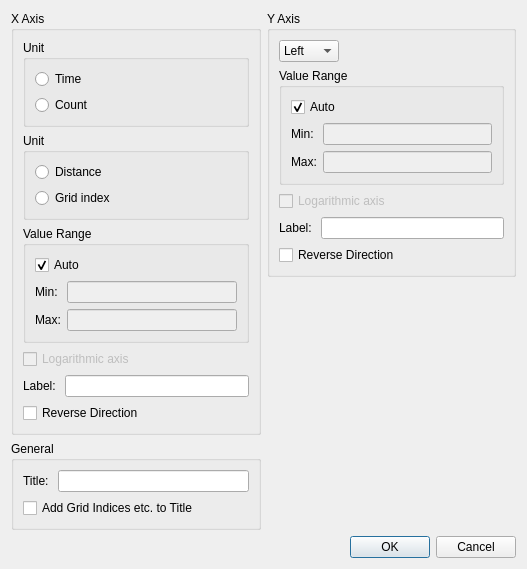
<?xml version="1.0" encoding="UTF-8"?>
<ui version="4.0">
 <class>Graph2dVerificationSettingDialog</class>
 <widget class="QDialog" name="Graph2dVerificationSettingDialog">
  <property name="geometry">
   <rect>
    <x>0</x>
    <y>0</y>
    <width>527</width>
    <height>506</height>
   </rect>
  </property>
  <property name="windowTitle">
   <string>Axis Setting</string>
  </property>
  <layout class="QVBoxLayout" name="verticalLayout_10">
   <item>
    <layout class="QHBoxLayout" name="horizontalLayout_5">
     <item>
      <layout class="QVBoxLayout" name="verticalLayout_9">
       <item>
        <widget class="QGroupBox" name="xAxisGroupBox">
         <property name="title">
          <string>X Axis</string>
         </property>
         <layout class="QVBoxLayout" name="verticalLayout_4">
          <item>
           <widget class="QGroupBox" name="xAxisTimeGroupBox">
            <property name="title">
             <string>Unit</string>
            </property>
            <layout class="QVBoxLayout" name="verticalLayout">
             <item>
              <widget class="QRadioButton" name="xAxisTimeRadioButton">
               <property name="text">
                <string>Time</string>
               </property>
              </widget>
             </item>
             <item>
              <widget class="QRadioButton" name="xAxisTimestepRadioButton">
               <property name="text">
                <string>Count</string>
               </property>
              </widget>
             </item>
            </layout>
           </widget>
          </item>
          <item>
           <widget class="QGroupBox" name="xAxisDistanceGroupBox">
            <property name="title">
             <string>Unit</string>
            </property>
            <layout class="QVBoxLayout" name="verticalLayout_2">
             <item>
              <widget class="QRadioButton" name="xAxisDistanceRadioButton">
               <property name="text">
                <string>Distance</string>
               </property>
              </widget>
             </item>
             <item>
              <widget class="QRadioButton" name="xAxisGridindexRadioButton">
               <property name="text">
                <string>Grid index</string>
               </property>
              </widget>
             </item>
            </layout>
           </widget>
          </item>
          <item>
           <widget class="QGroupBox" name="xAxisValueRangeGroupBox">
            <property name="title">
             <string>Value Range</string>
            </property>
            <layout class="QVBoxLayout" name="verticalLayout_6">
             <item>
              <widget class="QCheckBox" name="xAxisValueRangeAutoCheckBox">
               <property name="text">
                <string>Auto</string>
               </property>
               <property name="checked">
                <bool>true</bool>
               </property>
              </widget>
             </item>
             <item>
              <layout class="QGridLayout" name="gridLayout_2">
               <item row="0" column="0">
                <widget class="QLabel" name="xAxisMinLabel">
                 <property name="text">
                  <string>Min:</string>
                 </property>
                </widget>
               </item>
               <item row="0" column="1">
                <widget class="RealNumberEditWidget" name="xAxisMinEdit">
                 <property name="enabled">
                  <bool>false</bool>
                 </property>
                </widget>
               </item>
               <item row="1" column="0">
                <widget class="QLabel" name="xAxisMaxLabel">
                 <property name="text">
                  <string>Max:</string>
                 </property>
                </widget>
               </item>
               <item row="1" column="1">
                <widget class="RealNumberEditWidget" name="xAxisMaxEdit">
                 <property name="enabled">
                  <bool>false</bool>
                 </property>
                </widget>
               </item>
              </layout>
             </item>
            </layout>
           </widget>
          </item>
          <item>
           <widget class="QCheckBox" name="xAxisLogCheckBox">
            <property name="enabled">
             <bool>false</bool>
            </property>
            <property name="text">
             <string>Logarithmic axis</string>
            </property>
           </widget>
          </item>
          <item>
           <layout class="QHBoxLayout" name="horizontalLayout">
            <item>
             <widget class="QLabel" name="xAxisLabelLabel">
              <property name="text">
               <string>Label: </string>
              </property>
             </widget>
            </item>
            <item>
             <widget class="QLineEdit" name="xAxisLabelEdit"/>
            </item>
           </layout>
          </item>
          <item>
           <widget class="QCheckBox" name="xAxisReverseCheckBox">
            <property name="text">
             <string>Reverse Direction</string>
            </property>
           </widget>
          </item>
         </layout>
        </widget>
       </item>
       <item>
        <widget class="QGroupBox" name="generalGroupBox">
         <property name="title">
          <string>General</string>
         </property>
         <layout class="QVBoxLayout" name="verticalLayout_5">
          <item>
           <layout class="QHBoxLayout" name="horizontalLayout_3">
            <item>
             <widget class="QLabel" name="titleLabel">
              <property name="text">
               <string>Title: </string>
              </property>
             </widget>
            </item>
            <item>
             <widget class="QLineEdit" name="titleEdit"/>
            </item>
           </layout>
          </item>
          <item>
           <widget class="QCheckBox" name="showTimeCheckBox">
            <property name="text">
             <string>Add Grid Indices etc. to Title</string>
            </property>
           </widget>
          </item>
         </layout>
        </widget>
       </item>
       <item>
        <spacer name="verticalSpacer_2">
         <property name="orientation">
          <enum>Qt::Vertical</enum>
         </property>
         <property name="sizeHint" stdset="0">
          <size>
           <width>20</width>
           <height>18</height>
          </size>
         </property>
        </spacer>
       </item>
      </layout>
     </item>
     <item>
      <layout class="QVBoxLayout" name="verticalLayout_8">
       <item>
        <widget class="QGroupBox" name="yAxisGroupBox">
         <property name="title">
          <string>Y Axis</string>
         </property>
         <layout class="QVBoxLayout" name="verticalLayout_7">
          <item>
           <layout class="QHBoxLayout" name="horizontalLayout_4">
            <item>
             <widget class="QComboBox" name="yAxisSideComboBox">
              <item>
               <property name="text">
                <string>Left</string>
               </property>
              </item>
              <item>
               <property name="text">
                <string>Right</string>
               </property>
              </item>
             </widget>
            </item>
            <item>
             <spacer name="horizontalSpacer">
              <property name="orientation">
               <enum>Qt::Horizontal</enum>
              </property>
              <property name="sizeHint" stdset="0">
               <size>
                <width>40</width>
                <height>20</height>
               </size>
              </property>
             </spacer>
            </item>
           </layout>
          </item>
          <item>
           <widget class="QGroupBox" name="yAxisValueRangeGroupBox">
            <property name="title">
             <string>Value Range</string>
            </property>
            <layout class="QVBoxLayout" name="verticalLayout_3">
             <item>
              <widget class="QCheckBox" name="yAxisValueRangeAutoCheckBox">
               <property name="text">
                <string>Auto</string>
               </property>
               <property name="checked">
                <bool>true</bool>
               </property>
              </widget>
             </item>
             <item>
              <layout class="QGridLayout" name="gridLayout">
               <item row="0" column="0">
                <widget class="QLabel" name="yAxisMinLabel">
                 <property name="text">
                  <string>Min:</string>
                 </property>
                </widget>
               </item>
               <item row="0" column="1">
                <widget class="RealNumberEditWidget" name="yAxisMinEdit">
                 <property name="enabled">
                  <bool>false</bool>
                 </property>
                </widget>
               </item>
               <item row="1" column="0">
                <widget class="QLabel" name="yAxisMaxLabel">
                 <property name="text">
                  <string>Max:</string>
                 </property>
                </widget>
               </item>
               <item row="1" column="1">
                <widget class="RealNumberEditWidget" name="yAxisMaxEdit">
                 <property name="enabled">
                  <bool>false</bool>
                 </property>
                </widget>
               </item>
              </layout>
             </item>
            </layout>
           </widget>
          </item>
          <item>
           <widget class="QCheckBox" name="yAxisLogCheckBox">
            <property name="enabled">
             <bool>false</bool>
            </property>
            <property name="text">
             <string>Logarithmic axis</string>
            </property>
           </widget>
          </item>
          <item>
           <layout class="QHBoxLayout" name="horizontalLayout_2">
            <item>
             <widget class="QLabel" name="yAxisLabelLabel">
              <property name="text">
               <string>Label: </string>
              </property>
             </widget>
            </item>
            <item>
             <widget class="QLineEdit" name="yAxisLabelEdit"/>
            </item>
           </layout>
          </item>
          <item>
           <widget class="QCheckBox" name="yAxisReverseCheckBox">
            <property name="text">
             <string>Reverse Direction</string>
            </property>
           </widget>
          </item>
         </layout>
        </widget>
       </item>
       <item>
        <spacer name="verticalSpacer_3">
         <property name="orientation">
          <enum>Qt::Vertical</enum>
         </property>
         <property name="sizeHint" stdset="0">
          <size>
           <width>20</width>
           <height>40</height>
          </size>
         </property>
        </spacer>
       </item>
      </layout>
     </item>
    </layout>
   </item>
   <item>
    <widget class="QDialogButtonBox" name="buttonBox">
     <property name="orientation">
      <enum>Qt::Horizontal</enum>
     </property>
     <property name="standardButtons">
      <set>QDialogButtonBox::Cancel|QDialogButtonBox::Ok</set>
     </property>
    </widget>
   </item>
  </layout>
 </widget>
 <customwidgets>
  <customwidget>
   <class>RealNumberEditWidget</class>
   <extends>QLineEdit</extends>
   <header>guibase/widget/realnumbereditwidget.h</header>
  </customwidget>
 </customwidgets>
 <resources/>
 <connections>
  <connection>
   <sender>buttonBox</sender>
   <signal>accepted()</signal>
   <receiver>Graph2dVerificationSettingDialog</receiver>
   <slot>accept()</slot>
   <hints>
    <hint type="sourcelabel">
     <x>403</x>
     <y>496</y>
    </hint>
    <hint type="destinationlabel">
     <x>157</x>
     <y>274</y>
    </hint>
   </hints>
  </connection>
  <connection>
   <sender>buttonBox</sender>
   <signal>rejected()</signal>
   <receiver>Graph2dVerificationSettingDialog</receiver>
   <slot>reject()</slot>
   <hints>
    <hint type="sourcelabel">
     <x>403</x>
     <y>496</y>
    </hint>
    <hint type="destinationlabel">
     <x>286</x>
     <y>274</y>
    </hint>
   </hints>
  </connection>
  <connection>
   <sender>yAxisValueRangeAutoCheckBox</sender>
   <signal>toggled(bool)</signal>
   <receiver>yAxisMaxEdit</receiver>
   <slot>setDisabled(bool)</slot>
   <hints>
    <hint type="sourcelabel">
     <x>474</x>
     <y>98</y>
    </hint>
    <hint type="destinationlabel">
     <x>494</x>
     <y>151</y>
    </hint>
   </hints>
  </connection>
  <connection>
   <sender>yAxisValueRangeAutoCheckBox</sender>
   <signal>toggled(bool)</signal>
   <receiver>yAxisMinEdit</receiver>
   <slot>setDisabled(bool)</slot>
   <hints>
    <hint type="sourcelabel">
     <x>317</x>
     <y>88</y>
    </hint>
    <hint type="destinationlabel">
     <x>494</x>
     <y>125</y>
    </hint>
   </hints>
  </connection>
  <connection>
   <sender>xAxisValueRangeAutoCheckBox</sender>
   <signal>toggled(bool)</signal>
   <receiver>xAxisMinEdit</receiver>
   <slot>setDisabled(bool)</slot>
   <hints>
    <hint type="sourcelabel">
     <x>48</x>
     <y>213</y>
    </hint>
    <hint type="destinationlabel">
     <x>64</x>
     <y>238</y>
    </hint>
   </hints>
  </connection>
  <connection>
   <sender>xAxisValueRangeAutoCheckBox</sender>
   <signal>toggled(bool)</signal>
   <receiver>xAxisMaxEdit</receiver>
   <slot>setDisabled(bool)</slot>
   <hints>
    <hint type="sourcelabel">
     <x>70</x>
     <y>219</y>
    </hint>
    <hint type="destinationlabel">
     <x>65</x>
     <y>260</y>
    </hint>
   </hints>
  </connection>
  <connection>
   <sender>xAxisValueRangeAutoCheckBox</sender>
   <signal>toggled(bool)</signal>
   <receiver>xAxisLogCheckBox</receiver>
   <slot>setDisabled(bool)</slot>
   <hints>
    <hint type="sourcelabel">
     <x>83</x>
     <y>214</y>
    </hint>
    <hint type="destinationlabel">
     <x>25</x>
     <y>302</y>
    </hint>
   </hints>
  </connection>
  <connection>
   <sender>yAxisValueRangeAutoCheckBox</sender>
   <signal>toggled(bool)</signal>
   <receiver>yAxisLogCheckBox</receiver>
   <slot>setDisabled(bool)</slot>
   <hints>
    <hint type="sourcelabel">
     <x>333</x>
     <y>91</y>
    </hint>
    <hint type="destinationlabel">
     <x>297</x>
     <y>179</y>
    </hint>
   </hints>
  </connection>
 </connections>
</ui>
